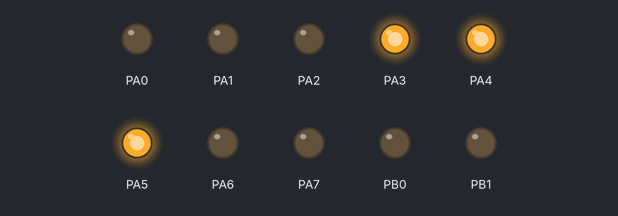
Bench run of a program on a simulated ATmega16, built with avr-gcc and emulated at 8 MHz. Parts: output pins drawn as LEDs (lit = HIGH). Pins used as bus, display or sensor lines are not drawn. At 4.0 s the program stops and its outputs stay as they are.

Above: at 0.1 s.
At 1.1 s:
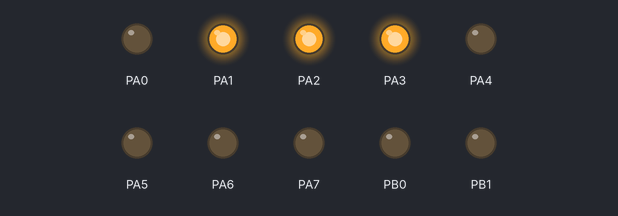
At 2.1 s:
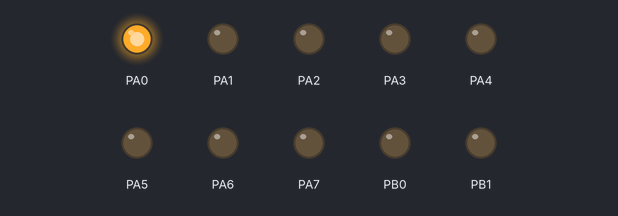
At 3.1 s:
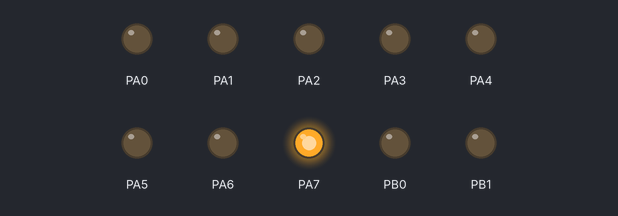
Timing chart, 0 to 4.6 s (numbered marks = the images above):
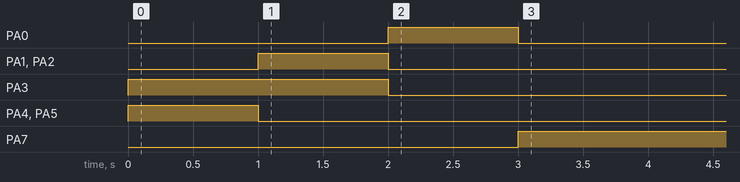

Measured:
- by itself, PA0: LOW → HIGH at 2.0 s, → LOW 1.0 s later
- by itself, PA1, PA2: LOW → HIGH at 1.0 s, → LOW 1.0 s later
- by itself, PA3: LOW → HIGH at 0.00 s, → LOW 2.0 s later
- by itself, PA4, PA5: LOW → HIGH at 0.00 s, → LOW 1.0 s later
- by itself, PA7: LOW → HIGH at 3.0 s

The program:

main.c
```c
#define F_CPU 8000000UL
#include <avr/io.h>
#include <util/delay.h>

void lcd_cmd(char x)
  {
	 PORTA=x;
	 PORTB=PORTB&~(1<<0);  //RS=0
	 PORTB=PORTB&~(1<<1);  //RW=0
	 PORTB=PORTB|(1<<2);   //EN=1
	 PORTB=PORTB&~(1<<2);  //EN=0
	 _delay_ms(1000);
   }
void init()
  {
	DDRA=0xFF;
	DDRB=DDRB|7;
	lcd_cmd(0x38);
	lcd_cmd(0x0E);
	lcd_cmd(0x01);
	lcd_cmd(0x80);

   }
void main()
{
	init();
 }
```
